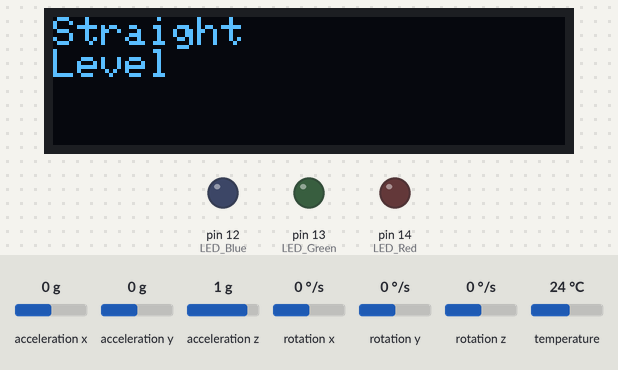
The sketch below on a simulated Arduino Leonardo, built with avr-gcc and run on an emulated ATmega32U4. On the bench: 128×32 one-colour display, output pins drawn as LEDs (lit = HIGH). Inputs (shaded band) come from the test bench; at power-on: acceleration y 0 g, acceleration x 0 g, acceleration z 1 g, rotation x 0 °/s, rotation y 0 °/s, rotation z 0 °/s, temperature 24 °C. The display library's start-up logo is not drawn; what the sketch prints to the serial monitor is not drawn.

Above: at 3.3 s.
3.4 s: acceleration y set to 0.3 g
At 4.4 s:
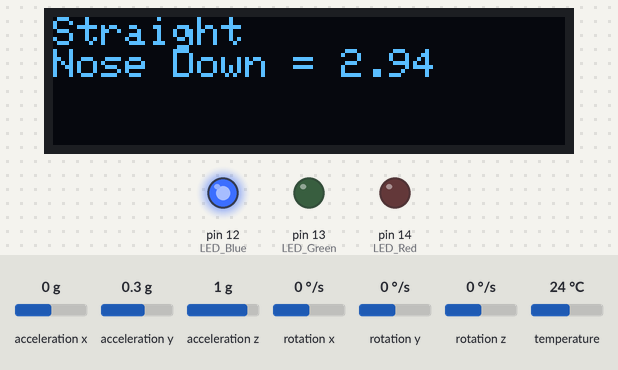
4.9 s: acceleration x set to -0.3 g
At 6.0 s:
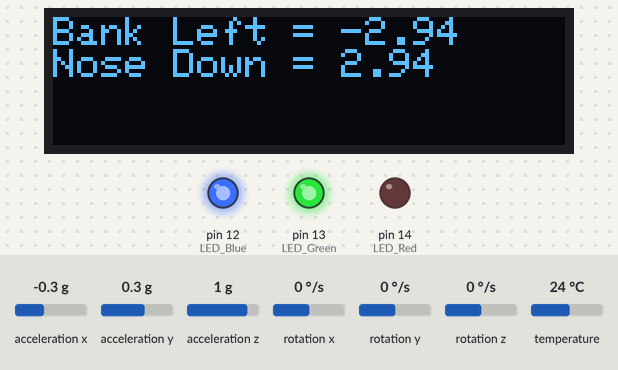
6.4 s: acceleration x set to 1.4 g
At 7.3 s:
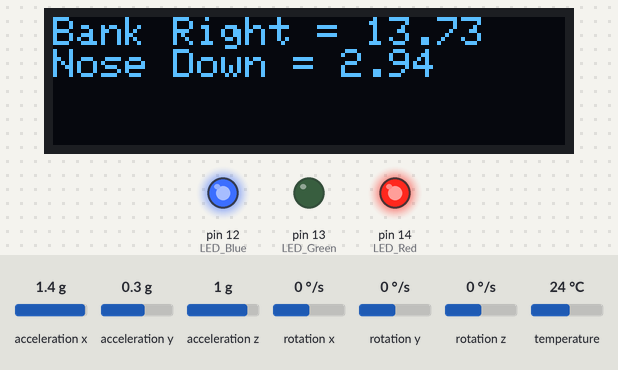
7.9 s: acceleration y set to 0 g
At 8.9 s:
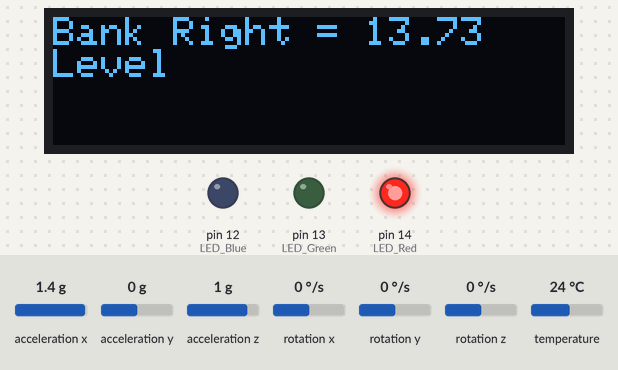
9.4 s: acceleration x set to 0.3 g
At 10.4 s:
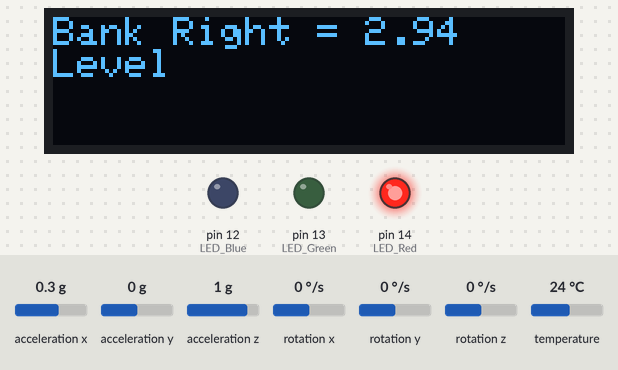
10.9 s: acceleration x set to 0 g
At 10.94 s:
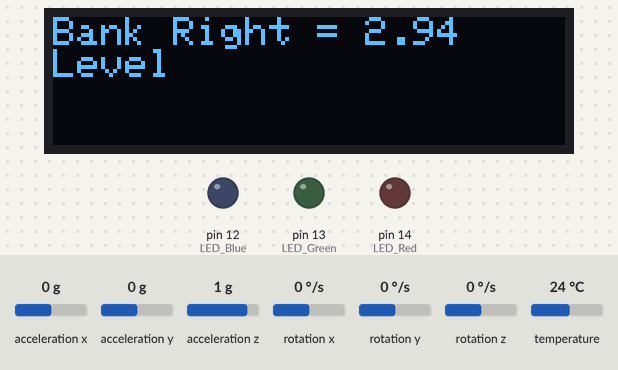
Timing chart, 0 to 13.4 s (numbered marks = the images above; inputs shaded):
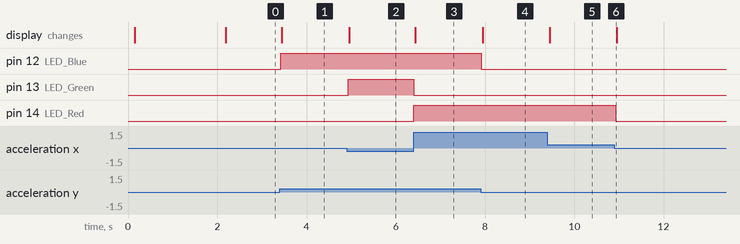

Measured:
- the behaviour switches between 0.1 and 0.2 g on acceleration y (found by bisection; images 0 and 1)
- the behaviour switches between -0.1 and -0.2 g on acceleration x (found by bisection; images 1 and 2)
- the behaviour switches between 0.2 and 0.1 g on acceleration x (found by bisection; images 5 and 6)
- after the input at 3.4 s, pin 12 (LED_Blue): LOW → HIGH at once; the display: changes after 0.05 s (image 1)
- after the input at 4.9 s, pin 13 (LED_Green): LOW → HIGH at once; the display: changes after 0.06 s (image 2)
- after the input at 6.4 s, pin 13 (LED_Green): HIGH → LOW at once; pin 14 (LED_Red): LOW → HIGH at once; the display: changes at once (image 3)
- after the input at 7.9 s, pin 12 (LED_Blue): HIGH → LOW at once; the display: changes at once (image 4)
- after the input at 9.4 s, the display: changes after 0.06 s (image 5)
- after the input at 10.9 s, pin 14 (LED_Red): HIGH → LOW at once

The sketch:

25_MPU6050_LED_OLED.ino
```cpp
#include <Wire.h>
#include <Adafruit_SSD1306.h>
#include <Adafruit_Sensor.h>

#include <Adafruit_MPU6050.h>

#define SCREEN_WIDTH 128  // OLED display width, in pixels
#define SCREEN_HEIGHT 32  // OLED display height, in pixels

Adafruit_SSD1306 display(SCREEN_WIDTH, SCREEN_HEIGHT, &Wire);

// pins for the LEDs:
const byte LED_Red = 14;
const byte LED_Blue = 12;
const byte LED_Green = 13;

Adafruit_MPU6050 mpu;

void setup() {
  // initialize serial:
  Serial.begin(115200);
  while (!Serial) {
    delay(10); // will pause Zero, Leonardo, etc until serial console opens
  }

   // Try to initialize!
  if (!mpu.begin()) {
    Serial.println("Failed to find MPU6050 chip");
    while (1) {
      delay(10);
    }
  }

   mpu.setAccelerometerRange(MPU6050_RANGE_16_G);
  mpu.setGyroRange(MPU6050_RANGE_250_DEG);
  mpu.setFilterBandwidth(MPU6050_BAND_21_HZ);
  Serial.println("");
  delay(100);

  // make the pins outputs:
  pinMode(LED_Red, OUTPUT);
  pinMode(LED_Blue, OUTPUT);
  pinMode(LED_Green, OUTPUT);

  digitalWrite(LED_Green, LOW);
  digitalWrite(LED_Blue, LOW);
  digitalWrite(LED_Red, LOW);

  Wire.begin();  // Initialize I2C communication
  // SSD1306_SWITCHCAPVCC = generate display voltage from 3.3V internally
  if (!display.begin(SSD1306_SWITCHCAPVCC, 0x3C)) {  // Address 0x3C for 128x32
    Serial.println(F("SSD1306 allocation failed"));
    for (;;)
      ;  // Don't proceed, loop forever
  }
  display.display();  // Display AdaFruit Logo
  delay(2000);        // Pause for 2 seconds
  display.clearDisplay();
  display.setTextSize(1);
  display.setTextColor(WHITE);
  display.setRotation(0);
  display.setCursor(0, 0);

}

void loop() {

   /* Get new sensor events with the readings */
  sensors_event_t a, g, temp;
  mpu.getEvent(&a, &g, &temp);

  /* Print out the values */
  Serial.print("AccelX:");
  Serial.print(a.acceleration.x);

  if (a.acceleration.x > 1){
    digitalWrite(LED_Red, HIGH);
    display.print("Bank Right = ");
    display.println(a.acceleration.x);//loading data prior to display
  }

  else  {
    digitalWrite(LED_Red, LOW);
  }

  if (a.acceleration.x <-1){
    digitalWrite(LED_Green, HIGH);
    display.print("Bank Left = ");
    display.println(a.acceleration.x);//loading data prior to display
  }

  else  {
    digitalWrite(LED_Green, LOW);
  }

  if (a.acceleration.x < 1 && a.acceleration.x >-1 ){
    display.println("Straight");
  }

  Serial.print(",");
  Serial.print("AccelY:");
  Serial.print(a.acceleration.y);

  if (a.acceleration.y > 1 || a.acceleration.y <-1 ){
    digitalWrite(LED_Blue, HIGH);
    if(a.acceleration.y > 1){
      display.print("Nose Down = ");
      display.println(a.acceleration.y);//loading data prior to display
    }
    if(a.acceleration.y < 1){
      display.print("Nose Up = ");
      display.println(a.acceleration.y);//loading data prior to display
    }

  }

  else  {
    digitalWrite(LED_Blue, LOW);
    display.println("Level");

  }


  Serial.print(",");
  Serial.print("AccelZ:");
  Serial.print(a.acceleration.z);
  Serial.print(", ");
  Serial.print("GyroX:");
  Serial.print(g.gyro.x);
  Serial.print(",");
  Serial.print("GyroY:");
  Serial.print(g.gyro.y);
  Serial.print(",");
  Serial.print("GyroZ:");
  Serial.print(g.gyro.z);
  Serial.println("");

  delay(10);
  display.display();
  display.clearDisplay();
  display.setTextSize(1);
  display.setTextColor(WHITE);
  display.setRotation(0);
  display.setCursor(0, 0);
}

  
```
